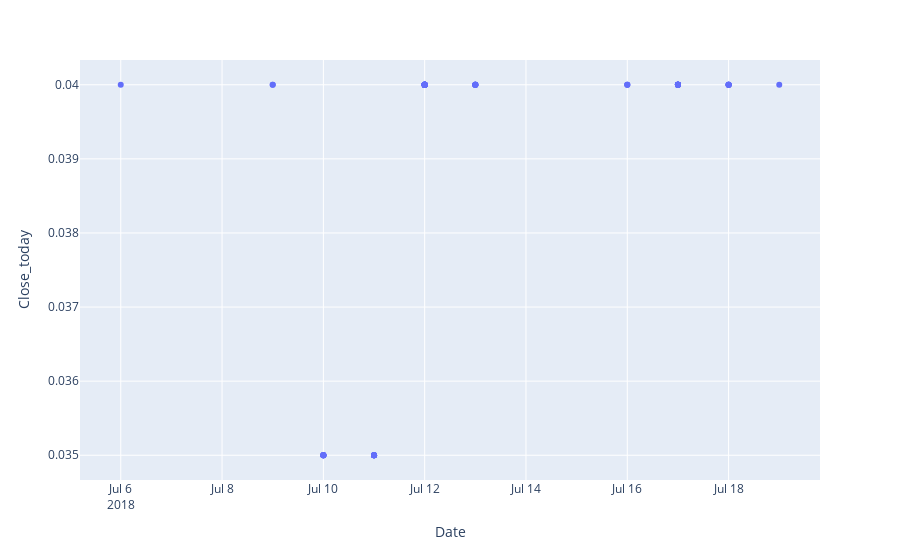

Write notebook code for a chart like this one.
### Code cell
# Find the stock price that nearly 0

px.scatter(sd[sd['Close_today'] < 1], x="Date", y="Close_today",hover_data=["symbols"])

### Figure 1 — Plotly figure (JSON) as saved in the notebook; plotly's stock layout.template omitted (floating-point values rounded to 4 significant figures)
{"data": [{"customdata": [["COL"], ["COL"], ["COL"], ["COL"], ["COL"], ["COL"], ["COL"], ["COL"], ["COL"], ["COL"], ["COL"], ["COL"], ["COL"], ["COL"], ["COL"], ["COL"], ["COL"], ["COL"], ["COL"], ["COL"], ["COL"], ["COL"], ["COL"], ["COL"], ["COL"], ["COL"], ["COL"], ["COL"], ["COL"], ["COL"], ["COL"], ["COL"], ["COL"], ["COL"], ["COL"], ["COL"], ["COL"], ["COL"], ["COL"], ["COL"], ["COL"], ["COL"], ["COL"], ["COL"], ["COL"], ["COL"], ["COL"], ["COL"], ["COL"], ["COL"], ["COL"], ["COL"], ["COL"], ["COL"], ["COL"], ["COL"], ["COL"], ["COL"], ["COL"], ["COL"], ["COL"], ["COL"], ["COL"], ["COL"], ["COL"], ["COL"], ["COL"], ["COL"], ["COL"], ["COL"], ["COL"], ["COL"], ["COL"], ["COL"], ["COL"], ["COL"]], "hovertemplate": "Date=%{x}<br>Close_today=%{y}<br>symbols=%{customdata[0]}<extra></extra>", "legendgroup": "", "marker": {"color": "#636efa", "symbol": "circle"}, "mode": "markers", "name": "", "orientation": "v", "showlegend": false, "type": "scatter", "x": ["2018-07-09T00:00:00", "2018-07-09T00:00:00", "2018-07-10T00:00:00", "2018-07-10T00:00:00", "2018-07-10T00:00:00", "2018-07-10T00:00:00", "2018-07-10T00:00:00", "2018-07-10T00:00:00", "2018-07-10T00:00:00", "2018-07-10T00:00:00", "2018-07-11T00:00:00", "2018-07-11T00:00:00", "2018-07-11T00:00:00", "2018-07-11T00:00:00", "2018-07-11T00:00:00", "2018-07-11T00:00:00", "2018-07-11T00:00:00", "2018-07-11T00:00:00", "2018-07-11T00:00:00", "2018-07-12T00:00:00", "2018-07-12T00:00:00", "2018-07-12T00:00:00", "2018-07-12T00:00:00", "2018-07-12T00:00:00", "2018-07-12T00:00:00", "2018-07-12T00:00:00", "2018-07-12T00:00:00", "2018-07-12T00:00:00", "2018-07-12T00:00:00", "2018-07-12T00:00:00", "2018-07-12T00:00:00", "2018-07-12T00:00:00", "2018-07-12T00:00:00", "2018-07-12T00:00:00", "2018-07-12T00:00:00", "2018-07-12T00:00:00", "2018-07-12T00:00:00", "2018-07-12T00:00:00", "2018-07-12T00:00:00", "2018-07-12T00:00:00", "2018-07-12T00:00:00", "2018-07-12T00:00:00", "2018-07-12T00:00:00", "2018-07-13T00:00:00", "2018-07-13T00:00:00", "2018-07-13T00:00:00", "2018-07-13T00:00:00", "2018-07-13T00:00:00", "2018-07-13T00:00:00", "2018-07-13T00:00:00", "2018-07-16T00:00:00", "2018-07-16T00:00:00", "2018-07-16T00:00:00", "2018-07-17T00:00:00", "2018-07-17T00:00:00", "2018-07-17T00:00:00", "2018-07-17T00:00:00", "2018-07-17T00:00:00", "2018-07-17T00:00:00", "2018-07-17T00:00:00", "2018-07-17T00:00:00", "2018-07-17T00:00:00", "2018-07-17T00:00:00", "2018-07-17T00:00:00", "2018-07-17T00:00:00", "2018-07-17T00:00:00", "2018-07-17T00:00:00", "2018-07-17T00:00:00", "2018-07-18T00:00:00", "2018-07-18T00:00:00", "2018-07-18T00:00:00", "2018-07-18T00:00:00", "2018-07-18T00:00:00", "2018-07-18T00:00:00", "2018-07-06T00:00:00", "2018-07-19T00:00:00"], "xaxis": "x", "y": [0.04, 0.04, 0.035, 0.035, 0.035, 0.035, 0.035, 0.035, 0.035, 0.035, 0.035, 0.035, 0.035, 0.035, 0.035, 0.035, 0.035, 0.035, 0.035, 0.04, 0.04, 0.04, 0.04, 0.04, 0.04, 0.04, 0.04, 0.04, 0.04, 0.04, 0.04, 0.04, 0.04, 0.04, 0.04, 0.04, 0.04, 0.04, 0.04, 0.04, 0.04, 0.04, 0.04, 0.04, 0.04, 0.04, 0.04, 0.04, 0.04, 0.04, 0.04, 0.04, 0.04, 0.04, 0.04, 0.04, 0.04, 0.04, 0.04, 0.04, 0.04, 0.04, 0.04, 0.04, 0.04, 0.04, 0.04, 0.04, 0.04, 0.04, 0.04, 0.04, 0.04, 0.04, 0.04, 0.04], "yaxis": "y"}], "layout": {"legend": {"tracegroupgap": 0}, "margin": {"t": 60}, "xaxis": {"anchor": "y", "domain": [0, 1], "title": {"text": "Date"}}, "yaxis": {"anchor": "x", "domain": [0, 1], "title": {"text": "Close_today"}}}}
